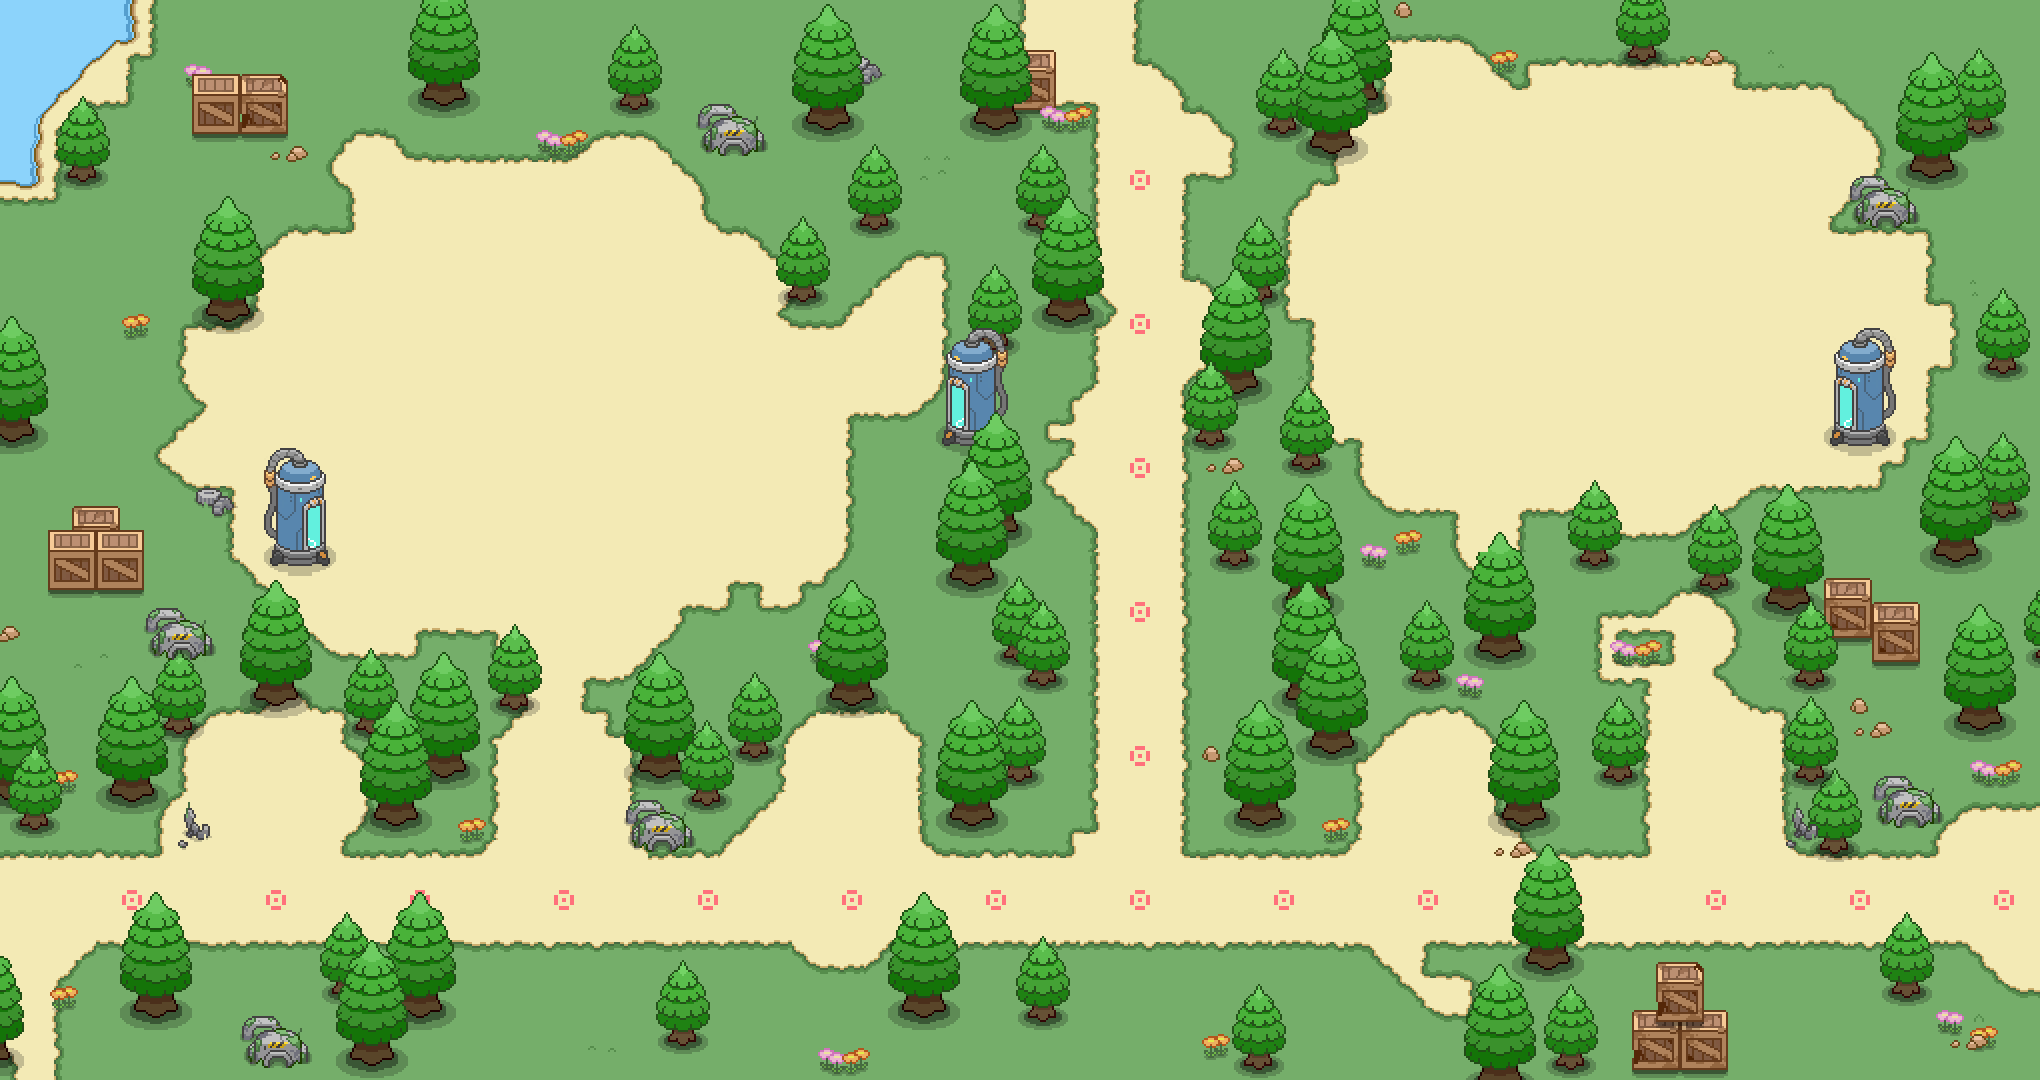

A 2D game scene composited from a Tiled map and its tileset images. What follows is a short description and the map's XML, with each tile layer's data collapsed to a summary:
An orthogonal 85x45 tile map with 24x24 px tiles, 10 tile layers (grounds, 1, 2, 3, ...), 1 hidden layer not drawn, 9 tilesets and 1 object.

<map version="1.0" tiledversion="2017.12.07" orientation="orthogonal" renderorder="right-down" width="85" height="45" tilewidth="24" tileheight="24" infinite="0" nextobjectid="122">
 <tileset firstgid="1" name="bigtree" tilewidth="72" tileheight="138" tilecount="1" columns="1">
  <image source="big_tree.png" width="72" height="138" />
 </tileset>
 <tileset firstgid="2" name="smalltree" tilewidth="54" tileheight="99" tilecount="1" columns="1">
  <image source="tree2.png" width="54" height="99" />
 </tileset>
 <tileset firstgid="3" name="meta" tilewidth="24" tileheight="24" tilecount="3" columns="3">
  <image source="meta.png" width="72" height="24" />
  <tile id="0">
   <properties>
    <property name="pass" type="bool" value="false" />
   </properties>
  </tile>
  <tile id="2">
   <properties>
    <property name="pass" type="bool" value="true" />
   </properties>
  </tile>
 </tileset>
 <tileset firstgid="6" name="box_push" tilewidth="48" tileheight="68" tilecount="1" columns="1">
  <image source="box_push.png" width="48" height="68" />
 </tileset>
 <tileset firstgid="7" name="box2" tilewidth="48" tileheight="60" tilecount="1" columns="1">
  <image source="box2.png" width="48" height="60" />
 </tileset>
 <tileset firstgid="8" name="box3" tilewidth="48" tileheight="60" tilecount="1" columns="1">
  <image source="box3.png" width="48" height="60" />
 </tileset>
 <tileset firstgid="9" name="box1" tilewidth="48" tileheight="60" tilecount="1" columns="1">
  <image source="box1.png" width="48" height="60" />
 </tileset>
 <tileset firstgid="10" name="chapter1" tilewidth="24" tileheight="24" tilecount="1728" columns="32">
  <image source="chapter1.png" width="768" height="1296" />
 </tileset>
 <tileset firstgid="1738" name="pathtag" tilewidth="24" tileheight="24" tilecount="3" columns="3">
  <image source="pathtag.png" width="72" height="24" />
 </tileset>
 <layer name="grounds" width="85" height="45">
  <data>[3825 cells, 3825 non-empty, 168 distinct tile ids]</data>
 </layer>
 <layer name="1" width="85" height="45">
  <data>[3825 cells, 142 non-empty, 50 distinct tile ids]</data>
 </layer>
 <layer name="2" width="85" height="45">
  <data>[3825 cells, 564 non-empty, 121 distinct tile ids]</data>
 </layer>
 <layer name="3" width="85" height="45">
  <data>[3825 cells, 396 non-empty, 93 distinct tile ids]</data>
 </layer>
 <layer name="4" width="85" height="45">
  <data>[3825 cells, 148 non-empty, 58 distinct tile ids]</data>
 </layer>
 <layer name="5" width="85" height="45">
  <data>[3825 cells, 20 non-empty, 20 distinct tile ids]</data>
 </layer>
 <layer name="pathtag" width="85" height="45">
  <data>[3825 cells, 19 non-empty, 1 distinct tile ids]</data>
 </layer>
 <objectgroup name="gameObj" offsetx="20" offsety="36">
  <object id="121" gid="1" x="535.667" y="704.333" width="72" height="138" />
 </objectgroup>
 <layer name="6" width="85" height="45">
  <data>[3825 cells, 24 non-empty, 12 distinct tile ids]</data>
 </layer>
 <layer name="7" width="85" height="45">
  <data>[3825 cells, 72 non-empty, 18 distinct tile ids]</data>
 </layer>
 <layer name="8" width="85" height="45">
  <data>[3825 cells, 18 non-empty, 18 distinct tile ids]</data>
 </layer>
 <layer name="meta" width="85" height="45" visible="0" opacity="0.53">
  <data>[3825 cells, 1371 non-empty, 2 distinct tile ids]</data>
 </layer>
</map>
